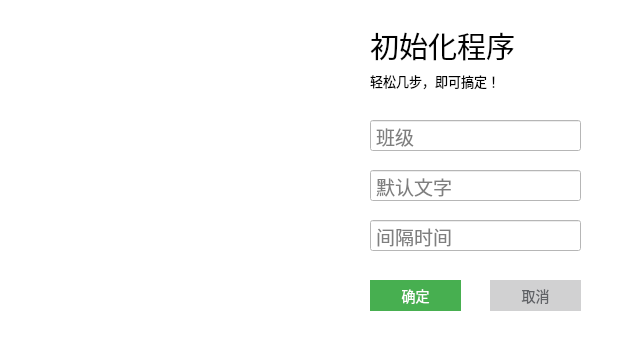
<?xml version="1.0" encoding="UTF-8"?>
<ui version="4.0">
 <class>MainWindow</class>
 <widget class="QMainWindow" name="MainWindow">
  <property name="geometry">
   <rect>
    <x>0</x>
    <y>0</y>
    <width>624</width>
    <height>350</height>
   </rect>
  </property>
  <property name="windowTitle">
   <string>初始化程序</string>
  </property>
  <property name="autoFillBackground">
   <bool>false</bool>
  </property>
  <property name="styleSheet">
   <string notr="true">background-color: #ffffff;</string>
  </property>
  <widget class="QWidget" name="centralwidget">
   <widget class="QLineEdit" name="lineEdit">
    <property name="geometry">
     <rect>
      <x>370</x>
      <y>120</y>
      <width>211</width>
      <height>31</height>
     </rect>
    </property>
    <property name="font">
     <font>
      <family>Microsoft YaHei UI Light</family>
      <pointsize>14</pointsize>
     </font>
    </property>
    <property name="styleSheet">
     <string notr="true">border-color: #2b2c2d;
padding: 3px;</string>
    </property>
    <property name="placeholderText">
     <string>班级</string>
    </property>
   </widget>
   <widget class="QLabel" name="label">
    <property name="geometry">
     <rect>
      <x>370</x>
      <y>30</y>
      <width>221</width>
      <height>31</height>
     </rect>
    </property>
    <property name="font">
     <font>
      <family>Microsoft YaHei UI Light</family>
      <pointsize>22</pointsize>
     </font>
    </property>
    <property name="text">
     <string>初始化程序</string>
    </property>
   </widget>
   <widget class="QLabel" name="label_2">
    <property name="geometry">
     <rect>
      <x>370</x>
      <y>70</y>
      <width>231</width>
      <height>21</height>
     </rect>
    </property>
    <property name="font">
     <font>
      <family>Microsoft YaHei UI Light</family>
      <pointsize>10</pointsize>
     </font>
    </property>
    <property name="text">
     <string>轻松几步，即可搞定！</string>
    </property>
   </widget>
   <widget class="QPushButton" name="pushButton">
    <property name="geometry">
     <rect>
      <x>370</x>
      <y>280</y>
      <width>91</width>
      <height>31</height>
     </rect>
    </property>
    <property name="font">
     <font>
      <family>Microsoft YaHei UI Light</family>
      <pointsize>-1</pointsize>
      <weight>37</weight>
      <bold>false</bold>
     </font>
    </property>
    <property name="cursor">
     <cursorShape>PointingHandCursor</cursorShape>
    </property>
    <property name="contextMenuPolicy">
     <enum>Qt::ActionsContextMenu</enum>
    </property>
    <property name="autoFillBackground">
     <bool>false</bool>
    </property>
    <property name="styleSheet">
     <string notr="true">    padding: 6px 20px;
    background-color: #ffffff;
    color: #606266;
    border: 1px solid #dcdfe6;
    border-color: #dcdfe6;
    font-size: 14px;
    font-weight: 300;
color: #fff;
background-color: #47af50;
border-color: #47af50;</string>
    </property>
    <property name="text">
     <string>确定</string>
    </property>
    <property name="flat">
     <bool>false</bool>
    </property>
   </widget>
   <widget class="QPushButton" name="pushButton_2">
    <property name="geometry">
     <rect>
      <x>490</x>
      <y>280</y>
      <width>91</width>
      <height>31</height>
     </rect>
    </property>
    <property name="font">
     <font>
      <family>Microsoft YaHei UI Light</family>
      <pointsize>-1</pointsize>
      <weight>37</weight>
      <bold>false</bold>
     </font>
    </property>
    <property name="cursor">
     <cursorShape>PointingHandCursor</cursorShape>
    </property>
    <property name="contextMenuPolicy">
     <enum>Qt::ActionsContextMenu</enum>
    </property>
    <property name="layoutDirection">
     <enum>Qt::LeftToRight</enum>
    </property>
    <property name="styleSheet">
     <string notr="true">    padding: 6px 20px;
    background-color: #ffffff;
    color: #606266;
    border: 1px solid #dcdfe6;
    border-color: #dcdfe6;
    font-size: 14px;
    font-weight: 300;
background-color:#d1d1d2;
border-color: #d1d1d2;</string>
    </property>
    <property name="text">
     <string>取消</string>
    </property>
   </widget>
   <widget class="QLineEdit" name="lineEdit_2">
    <property name="geometry">
     <rect>
      <x>370</x>
      <y>170</y>
      <width>211</width>
      <height>31</height>
     </rect>
    </property>
    <property name="font">
     <font>
      <family>Microsoft YaHei UI Light</family>
      <pointsize>14</pointsize>
     </font>
    </property>
    <property name="styleSheet">
     <string notr="true">border-color: #2b2c2d;
padding: 3px;</string>
    </property>
    <property name="placeholderText">
     <string>默认文字</string>
    </property>
   </widget>
   <widget class="QLineEdit" name="lineEdit_3">
    <property name="geometry">
     <rect>
      <x>370</x>
      <y>220</y>
      <width>211</width>
      <height>31</height>
     </rect>
    </property>
    <property name="font">
     <font>
      <family>Microsoft YaHei UI Light</family>
      <pointsize>14</pointsize>
     </font>
    </property>
    <property name="styleSheet">
     <string notr="true">border-color: #2b2c2d;
padding: 3px;</string>
    </property>
    <property name="text">
     <string/>
    </property>
    <property name="placeholderText">
     <string>间隔时间</string>
    </property>
   </widget>
   <widget class="QLabel" name="label_3">
    <property name="geometry">
     <rect>
      <x>30</x>
      <y>0</y>
      <width>331</width>
      <height>321</height>
     </rect>
    </property>
    <property name="text">
     <string/>
    </property>
    <property name="pixmap">
     <pixmap resource="bg.qrc">:/bg/start.png</pixmap>
    </property>
   </widget>
  </widget>
  <widget class="QStatusBar" name="statusbar"/>
 </widget>
 <resources>
  <include location="bg.qrc"/>
 </resources>
 <connections/>
</ui>
